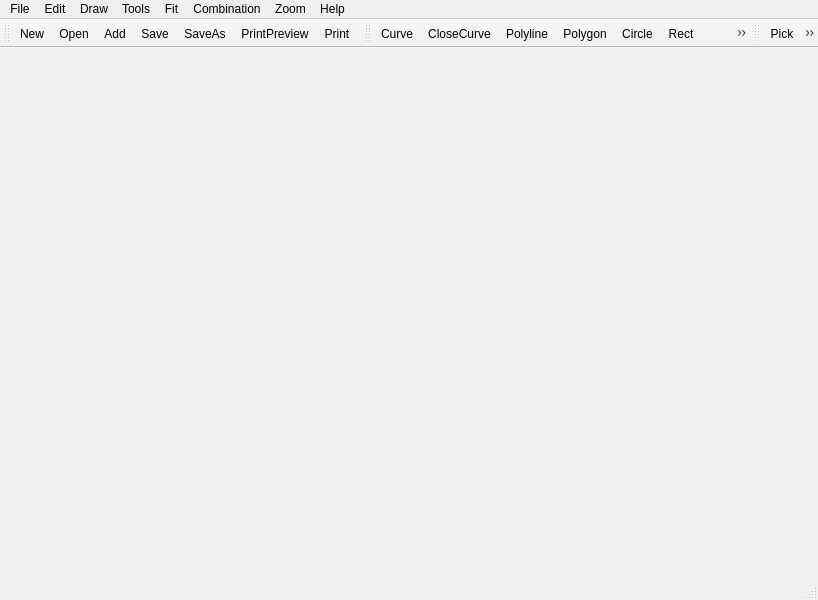
<?xml version="1.0" encoding="UTF-8"?>
<ui version="4.0">
 <class>MainWindow</class>
 <widget class="QMainWindow" name="MainWindow">
  <property name="geometry">
   <rect>
    <x>0</x>
    <y>0</y>
    <width>818</width>
    <height>600</height>
   </rect>
  </property>
  <property name="windowTitle">
   <string>MainWindow</string>
  </property>
  <property name="windowIcon">
   <iconset resource="res.qrc">
    <normaloff>:/image/8.png</normaloff>:/image/8.png</iconset>
  </property>
  <widget class="QWidget" name="centralWidget"/>
  <widget class="QMenuBar" name="menuBar">
   <property name="geometry">
    <rect>
     <x>0</x>
     <y>0</y>
     <width>818</width>
     <height>19</height>
    </rect>
   </property>
   <widget class="QMenu" name="menuDraw">
    <property name="title">
     <string>Draw</string>
    </property>
    <addaction name="actionCurve"/>
    <addaction name="actionCloseCurve"/>
    <addaction name="actionPolyline"/>
    <addaction name="actionPolygon"/>
    <addaction name="actionCircle"/>
    <addaction name="actionRect"/>
    <addaction name="actionEllipse"/>
    <addaction name="actionText"/>
   </widget>
   <widget class="QMenu" name="menuPick">
    <property name="title">
     <string>Tools</string>
    </property>
    <addaction name="actionPick"/>
    <addaction name="actionPalm"/>
   </widget>
   <widget class="QMenu" name="menuFix">
    <property name="title">
     <string>Fit</string>
    </property>
    <addaction name="actionFixcanvas"/>
    <addaction name="actionExpand"/>
   </widget>
   <widget class="QMenu" name="menuFile">
    <property name="title">
     <string>File</string>
    </property>
    <addaction name="actionNew"/>
    <addaction name="actionOpen"/>
    <addaction name="actionAdd"/>
    <addaction name="actionSave"/>
    <addaction name="actionSaveAs"/>
    <addaction name="actionPrint"/>
    <addaction name="actionPrintPreview"/>
   </widget>
   <widget class="QMenu" name="menuCombination">
    <property name="title">
     <string>Combination</string>
    </property>
    <addaction name="actionCombination"/>
    <addaction name="actionDivide"/>
    <addaction name="actionDivideToEnd"/>
   </widget>
   <widget class="QMenu" name="menuZoom">
    <property name="title">
     <string>Zoom</string>
    </property>
    <addaction name="actionZoomIn"/>
    <addaction name="actionZoomOut"/>
    <addaction name="actionZoomOne"/>
   </widget>
   <widget class="QMenu" name="menuEdit">
    <property name="title">
     <string>Edit</string>
    </property>
    <addaction name="actionMoveToTop"/>
    <addaction name="actionMoveToBottom"/>
    <addaction name="actionCut"/>
    <addaction name="actionCopy"/>
    <addaction name="actionPaste"/>
    <addaction name="actionUndo"/>
    <addaction name="actionRedo"/>
   </widget>
   <widget class="QMenu" name="menuHelp">
    <property name="title">
     <string>Help</string>
    </property>
    <addaction name="actionClearSettings"/>
   </widget>
   <addaction name="menuFile"/>
   <addaction name="menuEdit"/>
   <addaction name="menuDraw"/>
   <addaction name="menuPick"/>
   <addaction name="menuFix"/>
   <addaction name="menuCombination"/>
   <addaction name="menuZoom"/>
   <addaction name="menuHelp"/>
  </widget>
  <widget class="QToolBar" name="toolBar_0">
   <property name="windowTitle">
    <string>File</string>
   </property>
   <attribute name="toolBarArea">
    <enum>TopToolBarArea</enum>
   </attribute>
   <attribute name="toolBarBreak">
    <bool>false</bool>
   </attribute>
   <addaction name="actionNew"/>
   <addaction name="actionOpen"/>
   <addaction name="actionAdd"/>
   <addaction name="actionSave"/>
   <addaction name="actionSaveAs"/>
   <addaction name="actionPrintPreview"/>
   <addaction name="actionPrint"/>
  </widget>
  <widget class="QToolBar" name="toolBar_1">
   <property name="windowTitle">
    <string>Draw</string>
   </property>
   <property name="toolButtonStyle">
    <enum>Qt::ToolButtonIconOnly</enum>
   </property>
   <attribute name="toolBarArea">
    <enum>TopToolBarArea</enum>
   </attribute>
   <attribute name="toolBarBreak">
    <bool>false</bool>
   </attribute>
   <addaction name="actionCurve"/>
   <addaction name="actionCloseCurve"/>
   <addaction name="actionPolyline"/>
   <addaction name="actionPolygon"/>
   <addaction name="actionCircle"/>
   <addaction name="actionRect"/>
   <addaction name="actionEllipse"/>
   <addaction name="actionText"/>
  </widget>
  <widget class="QStatusBar" name="statusBar"/>
  <widget class="QToolBar" name="toolBar_2">
   <property name="windowTitle">
    <string>Edit</string>
   </property>
   <attribute name="toolBarArea">
    <enum>TopToolBarArea</enum>
   </attribute>
   <attribute name="toolBarBreak">
    <bool>false</bool>
   </attribute>
   <addaction name="actionPick"/>
   <addaction name="actionCut"/>
   <addaction name="actionCopy"/>
   <addaction name="actionPaste"/>
   <addaction name="actionMoveToTop"/>
   <addaction name="actionMoveToBottom"/>
   <addaction name="actionFixcanvas"/>
   <addaction name="actionExpand"/>
   <addaction name="actionZoomIn"/>
   <addaction name="actionZoomOut"/>
   <addaction name="actionZoomOne"/>
   <addaction name="actionCombination"/>
   <addaction name="actionDivide"/>
   <addaction name="actionDivideToEnd"/>
   <addaction name="actionPalm"/>
  </widget>
  <action name="actionCurve">
   <property name="checkable">
    <bool>true</bool>
   </property>
   <property name="icon">
    <iconset resource="res.qrc">
     <normaloff>:/image/8.png</normaloff>:/image/8.png</iconset>
   </property>
   <property name="text">
    <string>Curve</string>
   </property>
  </action>
  <action name="actionPolyline">
   <property name="checkable">
    <bool>true</bool>
   </property>
   <property name="icon">
    <iconset resource="res.qrc">
     <normaloff>:/image/Maps-Polyline-icon.png</normaloff>:/image/Maps-Polyline-icon.png</iconset>
   </property>
   <property name="text">
    <string>Polyline</string>
   </property>
  </action>
  <action name="actionPolygon">
   <property name="checkable">
    <bool>true</bool>
   </property>
   <property name="icon">
    <iconset resource="res.qrc">
     <normaloff>:/image/Maps-Polygon-icon.png</normaloff>:/image/Maps-Polygon-icon.png</iconset>
   </property>
   <property name="text">
    <string>Polygon</string>
   </property>
  </action>
  <action name="actionPick">
   <property name="checkable">
    <bool>true</bool>
   </property>
   <property name="icon">
    <iconset resource="res.qrc">
     <normaloff>:/image/pointer.png</normaloff>:/image/pointer.png</iconset>
   </property>
   <property name="text">
    <string>Pick</string>
   </property>
  </action>
  <action name="actionCircle">
   <property name="checkable">
    <bool>true</bool>
   </property>
   <property name="icon">
    <iconset resource="res.qrc">
     <normaloff>:/image/check-circle-outline-blank-128 (1).png</normaloff>:/image/check-circle-outline-blank-128 (1).png</iconset>
   </property>
   <property name="text">
    <string>Circle</string>
   </property>
  </action>
  <action name="actionFixcanvas">
   <property name="icon">
    <iconset resource="res.qrc">
     <normaloff>:/image/pic1.png</normaloff>:/image/pic1.png</iconset>
   </property>
   <property name="text">
    <string>Fitcanvas</string>
   </property>
  </action>
  <action name="actionRect">
   <property name="checkable">
    <bool>true</bool>
   </property>
   <property name="icon">
    <iconset resource="res.qrc">
     <normaloff>:/image/Editing-Rectangle-icon.png</normaloff>:/image/Editing-Rectangle-icon.png</iconset>
   </property>
   <property name="text">
    <string>Rect</string>
   </property>
  </action>
  <action name="actionEllipse">
   <property name="checkable">
    <bool>true</bool>
   </property>
   <property name="icon">
    <iconset resource="res.qrc">
     <normaloff>:/image/Editing-Ellipse-icon.png</normaloff>:/image/Editing-Ellipse-icon.png</iconset>
   </property>
   <property name="text">
    <string>Ellipse</string>
   </property>
  </action>
  <action name="actionText">
   <property name="checkable">
    <bool>true</bool>
   </property>
   <property name="icon">
    <iconset resource="res.qrc">
     <normaloff>:/image/applixware.png</normaloff>:/image/applixware.png</iconset>
   </property>
   <property name="text">
    <string>Text</string>
   </property>
  </action>
  <action name="actionOpen">
   <property name="icon">
    <iconset resource="res.qrc">
     <normaloff>:/image/open.png</normaloff>:/image/open.png</iconset>
   </property>
   <property name="text">
    <string>Open</string>
   </property>
   <property name="shortcut">
    <string>Ctrl+O</string>
   </property>
  </action>
  <action name="actionSave">
   <property name="icon">
    <iconset resource="res.qrc">
     <normaloff>:/image/save.png</normaloff>:/image/save.png</iconset>
   </property>
   <property name="text">
    <string>Save</string>
   </property>
   <property name="shortcut">
    <string>Ctrl+S</string>
   </property>
  </action>
  <action name="actionAdd">
   <property name="icon">
    <iconset resource="res.qrc">
     <normaloff>:/image/blue-plus-sign-md.png</normaloff>:/image/blue-plus-sign-md.png</iconset>
   </property>
   <property name="text">
    <string>Add</string>
   </property>
  </action>
  <action name="actionCombination">
   <property name="icon">
    <iconset resource="res.qrc">
     <normaloff>:/image/group.gif</normaloff>:/image/group.gif</iconset>
   </property>
   <property name="text">
    <string>Combination</string>
   </property>
  </action>
  <action name="actionZoomIn">
   <property name="icon">
    <iconset resource="res.qrc">
     <normaloff>:/image/zoomin.png</normaloff>:/image/zoomin.png</iconset>
   </property>
   <property name="text">
    <string>ZoomIn</string>
   </property>
  </action>
  <action name="actionZoomOut">
   <property name="icon">
    <iconset resource="res.qrc">
     <normaloff>:/image/zoomout.png</normaloff>:/image/zoomout.png</iconset>
   </property>
   <property name="text">
    <string>ZoomOut</string>
   </property>
  </action>
  <action name="actionPalm">
   <property name="checkable">
    <bool>true</bool>
   </property>
   <property name="icon">
    <iconset resource="res.qrc">
     <normaloff>:/image/hand-ol-512.png</normaloff>:/image/hand-ol-512.png</iconset>
   </property>
   <property name="text">
    <string>Palm</string>
   </property>
  </action>
  <action name="actionZoomOne">
   <property name="icon">
    <iconset resource="res.qrc">
     <normaloff>:/image/zoomone.png</normaloff>:/image/zoomone.png</iconset>
   </property>
   <property name="text">
    <string>ZoomOne</string>
   </property>
  </action>
  <action name="actionMoveToTop">
   <property name="icon">
    <iconset resource="res.qrc">
     <normaloff>:/image/arrowup.PNG</normaloff>:/image/arrowup.PNG</iconset>
   </property>
   <property name="text">
    <string>MoveToTop</string>
   </property>
  </action>
  <action name="actionMoveToBottom">
   <property name="icon">
    <iconset resource="res.qrc">
     <normaloff>:/image/arrow.png</normaloff>:/image/arrow.png</iconset>
   </property>
   <property name="text">
    <string>MoveToBottom</string>
   </property>
  </action>
  <action name="actionCloseCurve">
   <property name="checkable">
    <bool>true</bool>
   </property>
   <property name="icon">
    <iconset resource="res.qrc">
     <normaloff>:/image/pic1 (2).png</normaloff>:/image/pic1 (2).png</iconset>
   </property>
   <property name="text">
    <string>CloseCurve</string>
   </property>
  </action>
  <action name="actionDivide">
   <property name="icon">
    <iconset resource="res.qrc">
     <normaloff>:/image/ungroup.gif</normaloff>:/image/ungroup.gif</iconset>
   </property>
   <property name="text">
    <string>Divide</string>
   </property>
  </action>
  <action name="actionDivideToEnd">
   <property name="icon">
    <iconset resource="res.qrc">
     <normaloff>:/image/sc_ungroup (2).png</normaloff>:/image/sc_ungroup (2).png</iconset>
   </property>
   <property name="text">
    <string>DivideToEnd</string>
   </property>
  </action>
  <action name="actionNew">
   <property name="icon">
    <iconset resource="res.qrc">
     <normaloff>:/image/new.png</normaloff>:/image/new.png</iconset>
   </property>
   <property name="text">
    <string>New</string>
   </property>
   <property name="shortcut">
    <string>Ctrl+N</string>
   </property>
  </action>
  <action name="actionCopy">
   <property name="icon">
    <iconset resource="res.qrc">
     <normaloff>:/image/copy.png</normaloff>:/image/copy.png</iconset>
   </property>
   <property name="text">
    <string>Copy</string>
   </property>
  </action>
  <action name="actionPaste">
   <property name="icon">
    <iconset resource="res.qrc">
     <normaloff>:/image/paste.png</normaloff>:/image/paste.png</iconset>
   </property>
   <property name="text">
    <string>Paste</string>
   </property>
  </action>
  <action name="actionExpand">
   <property name="icon">
    <iconset resource="res.qrc">
     <normaloff>:/image/pic2.png</normaloff>:/image/pic2.png</iconset>
   </property>
   <property name="text">
    <string>Expand</string>
   </property>
  </action>
  <action name="actionCut">
   <property name="icon">
    <iconset resource="res.qrc">
     <normaloff>:/image/cut.png</normaloff>:/image/cut.png</iconset>
   </property>
   <property name="text">
    <string>Cut</string>
   </property>
  </action>
  <action name="actionUndo">
   <property name="icon">
    <iconset resource="res.qrc">
     <normaloff>:/image/undo.png</normaloff>:/image/undo.png</iconset>
   </property>
   <property name="text">
    <string>Undo</string>
   </property>
  </action>
  <action name="actionRedo">
   <property name="icon">
    <iconset resource="res.qrc">
     <normaloff>:/image/redo.png</normaloff>:/image/redo.png</iconset>
   </property>
   <property name="text">
    <string>Redo</string>
   </property>
  </action>
  <action name="actionSaveAs">
   <property name="icon">
    <iconset resource="res.qrc">
     <normaloff>:/image/save_all_download-512.png</normaloff>:/image/save_all_download-512.png</iconset>
   </property>
   <property name="text">
    <string>SaveAs</string>
   </property>
  </action>
  <action name="actionPrint">
   <property name="icon">
    <iconset resource="res.qrc">
     <normaloff>:/image/print.png</normaloff>:/image/print.png</iconset>
   </property>
   <property name="text">
    <string>Print</string>
   </property>
  </action>
  <action name="actionPrintPreview">
   <property name="icon">
    <iconset resource="res.qrc">
     <normaloff>:/image/print-preview-icon-54533.png</normaloff>:/image/print-preview-icon-54533.png</iconset>
   </property>
   <property name="text">
    <string>PrintPreview</string>
   </property>
  </action>
  <action name="actionClearSettings">
   <property name="icon">
    <iconset resource="res.qrc">
     <normaloff>:/image/clear.png</normaloff>:/image/clear.png</iconset>
   </property>
   <property name="text">
    <string>ClearSettings</string>
   </property>
  </action>
 </widget>
 <layoutdefault spacing="6" margin="11"/>
 <resources>
  <include location="res.qrc"/>
 </resources>
 <connections/>
</ui>
